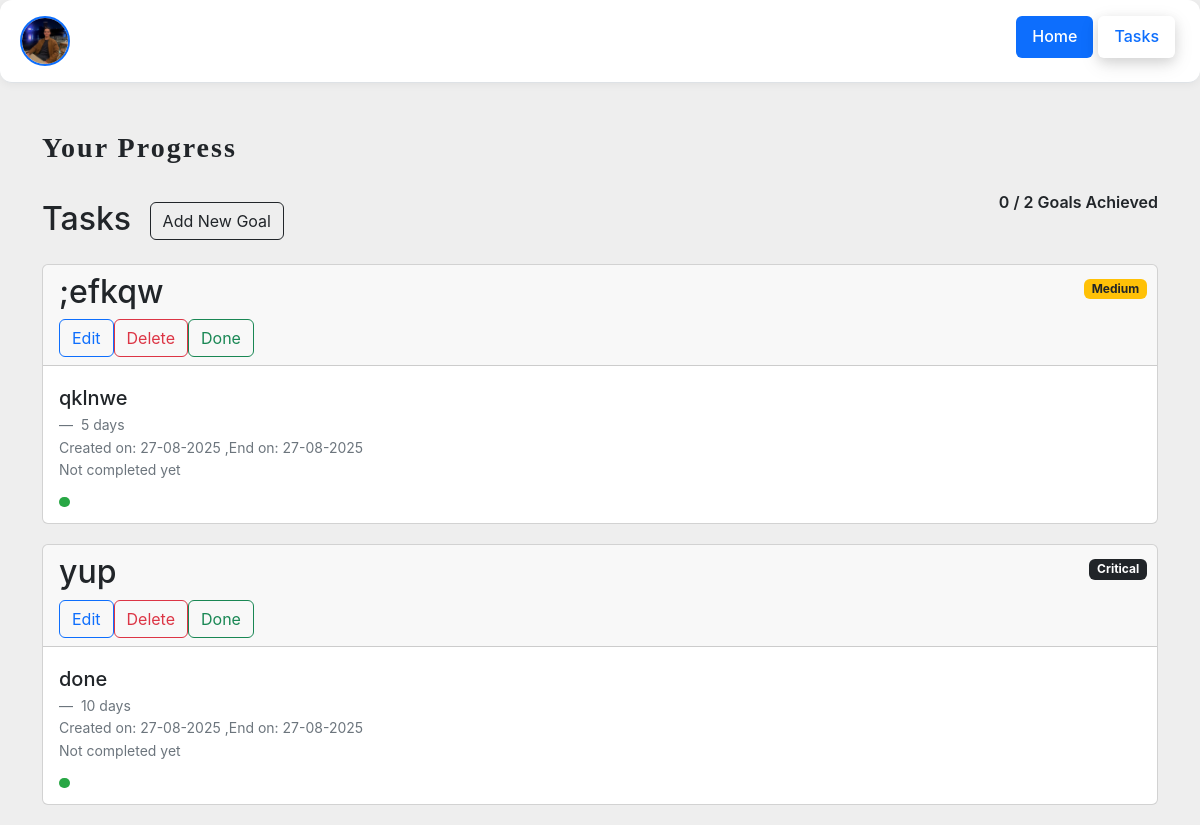
Page /user/task (signed in) on the earlier database version.
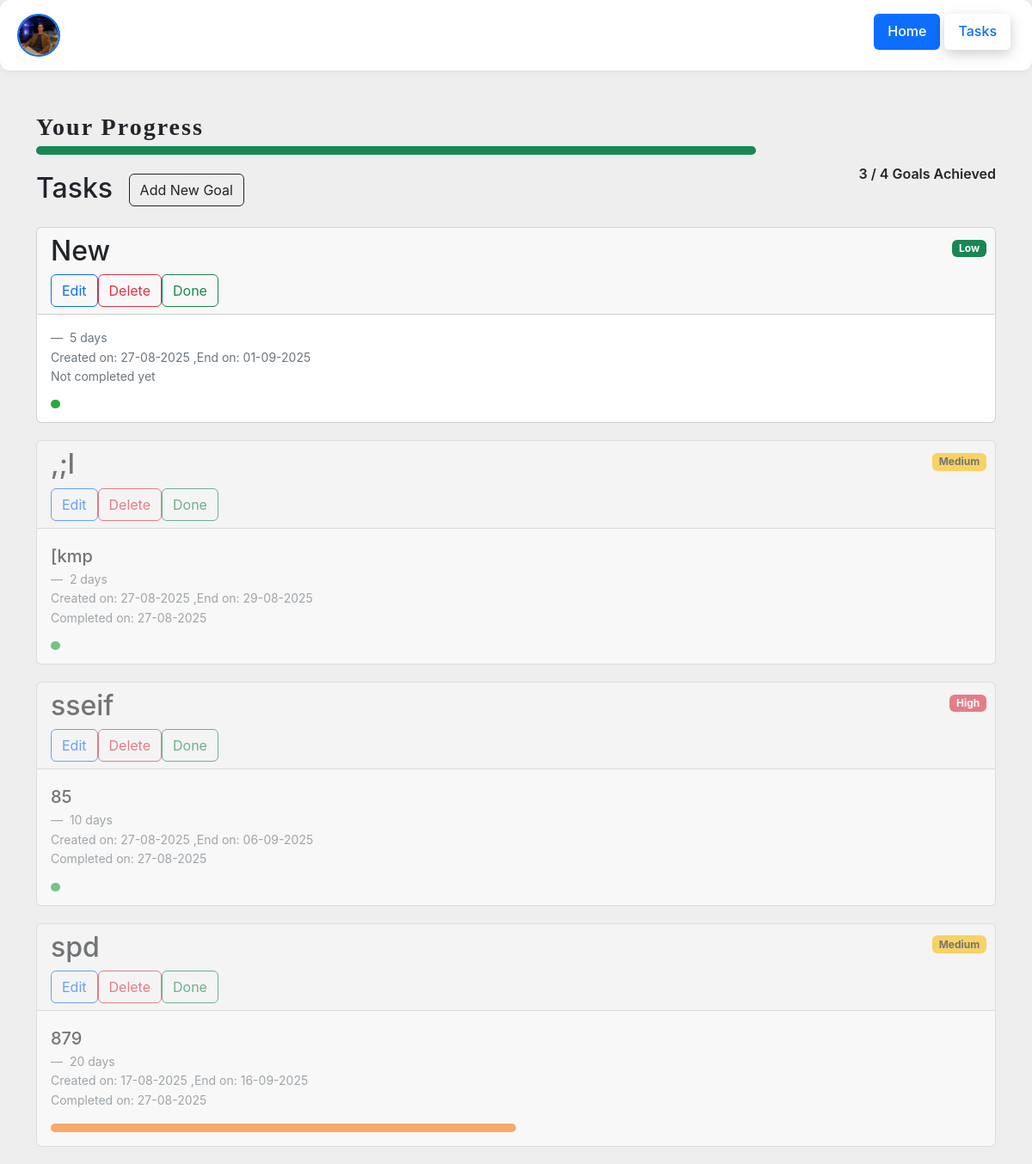
Same page on the later database version.
### app.py (models this page shows, shortened)
class User(db.Model):
    id = db.Column(db.Integer, primary_key=True)
    username = db.Column(db.String(20), nullable=False)
    email = db.Column(db.String(70), nullable=False)
    password = db.Column(db.String(60), nullable=False)
    photo = db.Column(db.String(20), nullable=True, default='default.jpg')
    Address = db.Column(db.String(100), nullable=False)
    Phone = db.Column(db.String(15), nullable=False)
    gender = db.Column(db.String(1), nullable=False)

class Task(db.Model):
    id = db.Column(db.Integer, primary_key=True)
    title = db.Column(db.String(100), nullable=False)
    description = db.Column(db.Text, nullable=True)
    user_id = db.Column(db.Integer, db.ForeignKey('user.id'), nullable=False)
    StartDate = db.Column(db.DateTime, nullable=False, default=lambda: datetime.now(timezone.utc))
    EndDate = db.Column(db.DateTime, nullable=False, default=db.func.current_timestamp()) #I will use Deadline instead
    CompletedDate = db.Column(db.DateTime(timezone=True), nullable=True)  # for both boolean and date when the task was actually completed
    Deadline = db.Column(db.Integer, nullable=False)    # Deadline in days
    priority = db.Column(db.String(10), nullable=False, default='Medium')

### app.py (the view)
@app.route('/user/task')
def view_tasks():
    if 'user_id' not in session:
        return redirect(url_for('login'))
    user = User.query.get(session['user_id'])
    tasks = Task.query.filter_by(user_id=session['user_id']).order_by(nullsfirst(Task.CompletedDate)).all()
    acheived = Task.query.filter_by(user_id=session['user_id']).filter(Task.CompletedDate.isnot(None)).count()
    total = Task.query.filter_by(user_id=session['user_id']).count()
    return render_template('viewTasks.html', user=user, acheived=acheived, total=total,  tasks=tasks, title='Tasks', style='register_signin.css', script='script.js')

### templates/viewTasks.html (shortened to what this page needs)
{% extends 'base.html' %}
{% block content %}
<div class="container-fluid p-0">
    <header class="d-flex flex-wrap justify-content-center py-3 mb-4 border-bottom" style="width:100%">
        <a href="{{ url_for('personal_info') }}"
            class="d-flex align-items-center mb-3 mb-md-0 me-md-auto link-body-emphasis text-decoration-none">
            <div class="welcome-photo">
                <img id="personal-photo" src="{{ url_for('static', filename='profile_pics/' ~ user.photo) }}"
                    alt="{{ user.username }}">
            </div>
        </a>
        <ul class="nav nav-pills">
            <li class="nav-item">
                <a href="/user/home" class="nav-link active header-list" aria-current="page">Home</a>
            </li>
            <li class="nav-item header-list"><a href="{{ url_for('view_tasks') }}" id="tasks-btn"
                    class="nav-link">Tasks</a></li>
        </ul>
    </header>
</div>
<div class="container mt-5">
    {% if total %}
    <div style="margin-top: 0;">
        <h3 style="margin-bottom: 0;" id="progress">Your Progress</h4>
            <div id="achievment" style="margin-top: 5px;">
                <span acheived={{acheived}} total="{{total}}" id="achievment-line">
                </span>
                <span id="progress-text">{{acheived}} / {{total}} Goals Achieved</span>
            </div>
    </div>
    {% endif %}
    <h2 class="mb-4">Tasks
        <span>
            <a style="margin-left: 10px;" href="{{ url_for('add_task') }}">
                <button type="button" class="btn btn-outline-dark "> Add New Goal
                </button>
            </a>
        </span>
    </h2>
    {% if tasks %}
    <div class="list-group">
        {% for task in tasks %}
        {% if task.CompletedDate %}
        {% set cls = 'complete' %}
        {% else %}
        {% set cls = '' %}
        {% endif %}
        <div class="card taskCard {{cls}}" id="{{ task.id }}" style="margin-bottom: 20px;">
            <div style="position: relative;" class="card-header">
                <h2>
                    {{ task.title }}
                </h2>
                <div class="btn-group btn-group-sm me-3" role="group" aria-label="Task actions">
                    <a href="{{ url_for('edit_task', task_id=task.id) }}"><button type="button"
                            class="btn btn-outline-primary">Edit</button></a>
                    <a href="{{ url_for('delete_task', task_id=task.id) }}"><button type="button"
                            class="btn btn-outline-danger">Delete</button></a>
                    <a href="{{ url_for('complete_task', task_id=task.id) }}"><button id="{{ task.id }}"
                            onclick="Done(this.id)" id="done" type="button"
                            class="btn btn-outline-success">Done</button></a>
                </div>
                <div style=" position: absolute; top: 0; right: 0; padding: 10px;">
                    {% if task.priority == 'Low' %}
                    <span class="badge bg-success">Low</span>
                    {% elif task.priority == 'Medium' %}
                    <span class="badge bg-warning text-dark">Medium</span>
                    {% elif task.priority == 'High' %}
                    <span class="badge bg-danger">High</span>
                    {% elif task.priority == 'Critical' %}
                    <span class="badge bg-dark">Critical</span>
                    {% endif %}
                </div>
            </div>
            <div class="card-body">
                <figure>
                    <blockquote class="blockquote">
                        <p style="font-weight:500">{{ task.description }}</p>
                    </blockquote>
                    <figcaption class="blockquote-footer">
                        {{ task.Deadline }} days <cite title="Source Title"></cite><br>
                        Created on: {{ task.StartDate.strftime('%d-%m-%Y') }} ,End on:
                        {{ task.EndDate.strftime('%d-%m-%Y') }} <br>
                        {% if task.CompletedDate %}
                        Completed on: {{ task.CompletedDate.strftime('%d-%m-%Y' ) }}
                        {% else %}
                        Not completed yet
                        {% endif %}
                    </figcaption>
                </figure>
                <div style="position: relative;height: 10px;">
                    <span class="timeline" data-start="{{ task.StartDate.isoformat() }}"
                        data-end="{{ task.EndDate.isoformat() }}" data-deadline="{{ task.Deadline }}"
                        style="display:inline-block;position: absolute;top:0;left:0;background-color: red;height:100%"></span>
                </div>
            </div>
        </div>
        {% endfor %}
    </div>
    {% else %}
    <p>You have no tasks. <a href="{{ url_for('add_task') }}">Add a new task</a></p>
    {% endif %}
</div>
{% endblock %}

### templates/base.html
{% include "partials/header.html" %}
{% block content %}
{% endblock content %}
{% include "partials/footer.html" %}

### templates/partials/header.html (shortened to what this page needs)
<!DOCTYPE html>
<html lang="en">
<head>
   <link href="https://cdn.jsdelivr.net/npm/bootstrap@5.3.7/dist/css/bootstrap.min.css" rel="stylesheet"
 />
    <link rel="stylesheet" href="https://cdn.jsdelivr.net/npm/bootstrap-icons@1.11.3/font/bootstrap-icons.css">
    {% if style %}
        <link rel="stylesheet" href="{{ url_for('static', filename='style/' + style) }}">
    {% endif %}
</head>
<body>

### templates/partials/footer.html (shortened to what this page needs)
</body>
</html>

### static/style/register_signin.css (style rules this page uses)
body { font-family: 'Inter', 'Segoe UI', sans-serif; line-height: 1.6; background: #EEE; color: #212529; }
header { background: #ffffff; box-shadow: 0 2px 8px rgba(0, 0, 0, 0.05); border-radius: 0.75rem; padding: 0.75rem 1.25rem; }
header .nav-link { font-weight: 500; transition: color 0.3s ease; }
.btn { transition: transform 0.2s ease, box-shadow 0.2s ease; }
#personal-photo { width: 50px; height: 50px; border-radius: 50%; object-fit: cover; border: 2px solid #0d6efd; transition: transform 0.3s ease, box-shadow 0.3s ease; }
.header-list { margin-right: 5px; }
.timeline { transition: width 0.5s ease; border-radius: 5px; }
#tasks-btn { box-shadow: 0 4px 12px rgba(0, 0, 0, 0.1), 0 6px 20px rgba(0, 0, 0, 0.1); }
.complete { opacity: 0.6; }
#achievment { position: relative; width: 100%; height: 10px; margin: 20px 0; }
#achievment-line { position: absolute; left: 0; top: 0; width: 0; height: 100%; animation: loadLine 2s forwards; border-radius: 5px; }
#progress { font-weight: 700; color: #212529; font-family: fantasy; letter-spacing: 2px; }
#progress-text { float: right; font-weight: 600; position: relative; top: 20px; }

### templates/viewTasks.html (style rules this page uses)
a { text-decoration: none; }

Differences in the rows shown:
removed Task: title ";efkqw", priority "Medium", description "qklnwe", Deadline "5", StartDate "27-08-2025", EndDate "27-08-2025", shows "Not completed yet"
removed Task: title "yup", priority "Critical", description "done", Deadline "10", StartDate "27-08-2025", EndDate "27-08-2025", shows "Not completed yet"
added Task: title "New", priority "Low", Deadline "5", StartDate "27-08-2025", EndDate "01-09-2025", shows "Not completed yet"
added Task: title ",;l", priority "Medium", description "[kmp", Deadline "2", StartDate "27-08-2025", EndDate "29-08-2025", CompletedDate "27-08-2025"
added Task: title "sseif", priority "High", description "85", Deadline "10", StartDate "27-08-2025", EndDate "06-09-2025", CompletedDate "27-08-2025"
added Task: title "spd", priority "Medium", description "879", Deadline "20", StartDate "17-08-2025", EndDate "16-09-2025", CompletedDate "27-08-2025"
Other differences:
{{ acheived }}: "0" → "3"
{{ total }}: "2" → "4"
